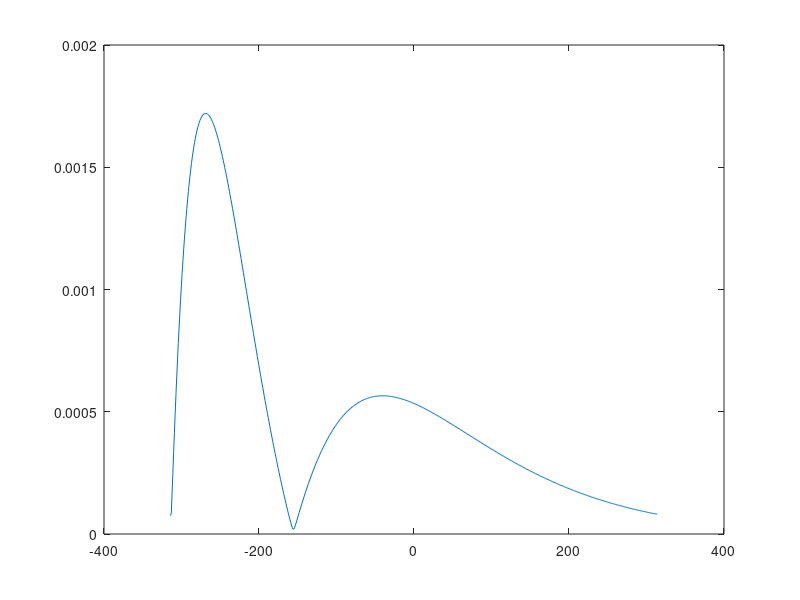
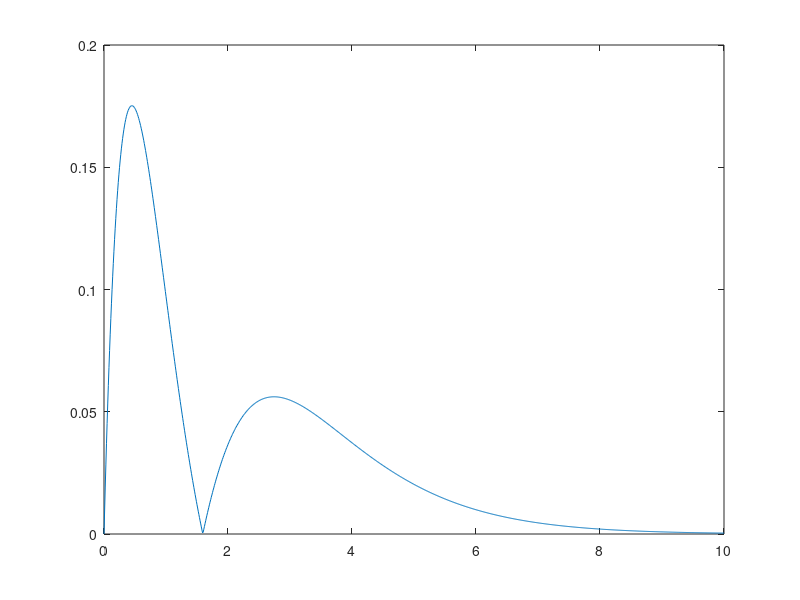

Reproduce these figures in MATLAB, in order.
clear

t=0:0.01:10;
w = -pi*100:1:pi*100
H = j*w./((j*w).^2+3*j*w+2);
X = 1./(1+j*w);
yx = -t.*exp(-t)+2*exp(-t)-2*exp(-2*t);
figure(1) 
plot(w,abs(ifft(H.*X)))
figure(2)
plot(t,abs(yx));
